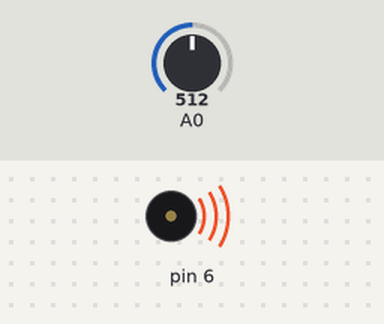
Recording of a sketch running on a simulated Arduino Uno, built with avr-gcc and run on an emulated ATmega328P. Parts: buzzer (waves = sounding). Inputs (shaded band) come from the test bench; at power-on: A0 = 512. What the sketch prints to the serial monitor is not drawn.

Above: at 0.05 s.
Timing chart, 0 to 3.0 s (numbered marks = the images above):
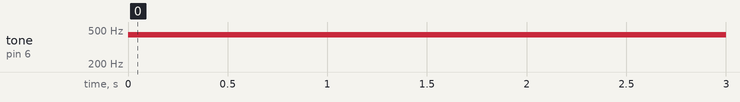

Measured:
- by itself, tone on pin 6: silent → 440 Hz at 0.00 s

The sketch:

ex4_3.ino
```cpp
void setup(){
  Serial.begin(9600);
}

void loop() {
  int sensor = analogRead(A0);
  if(sensor > 0 && sensor < 500)
  {
    tone(6, 220, 200);
    delay(200);
    noTone(6);
    Serial.println(sensor);
  }
  else if (sensor > 500 && sensor < 800){
    tone(6, 440, 200);
    delay(200);
    noTone(6);
    Serial.println(sensor);
  }
  else{
    tone(6, 880, 200);
    delay(200);
    noTone(6);
    Serial.println(sensor);
  }
}//end loop
```
